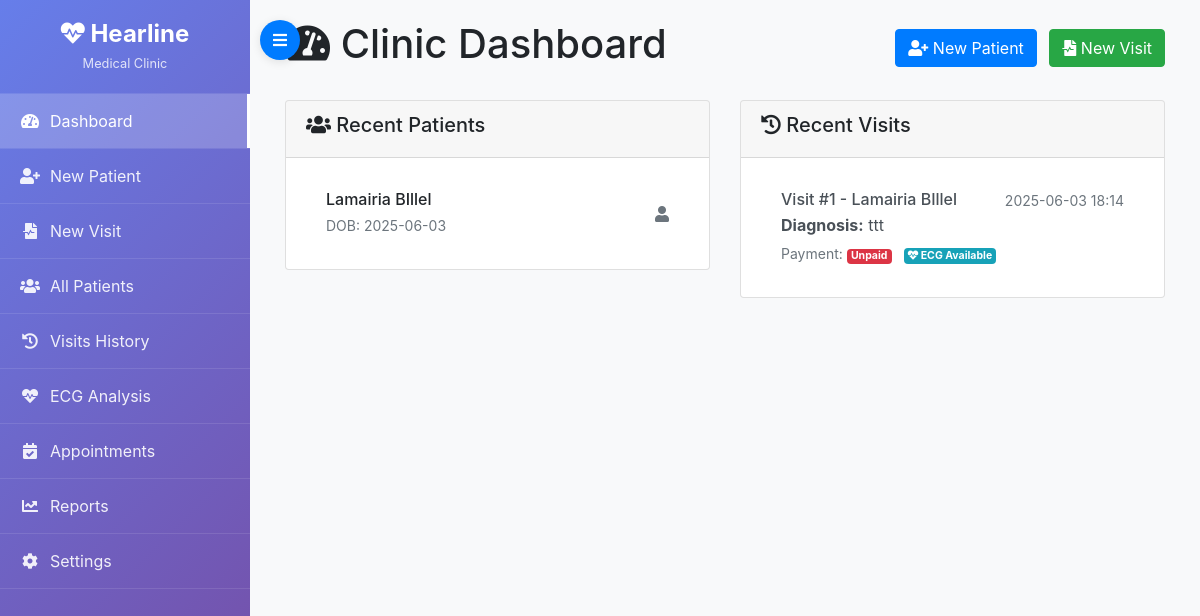
Before: / with the older database file.
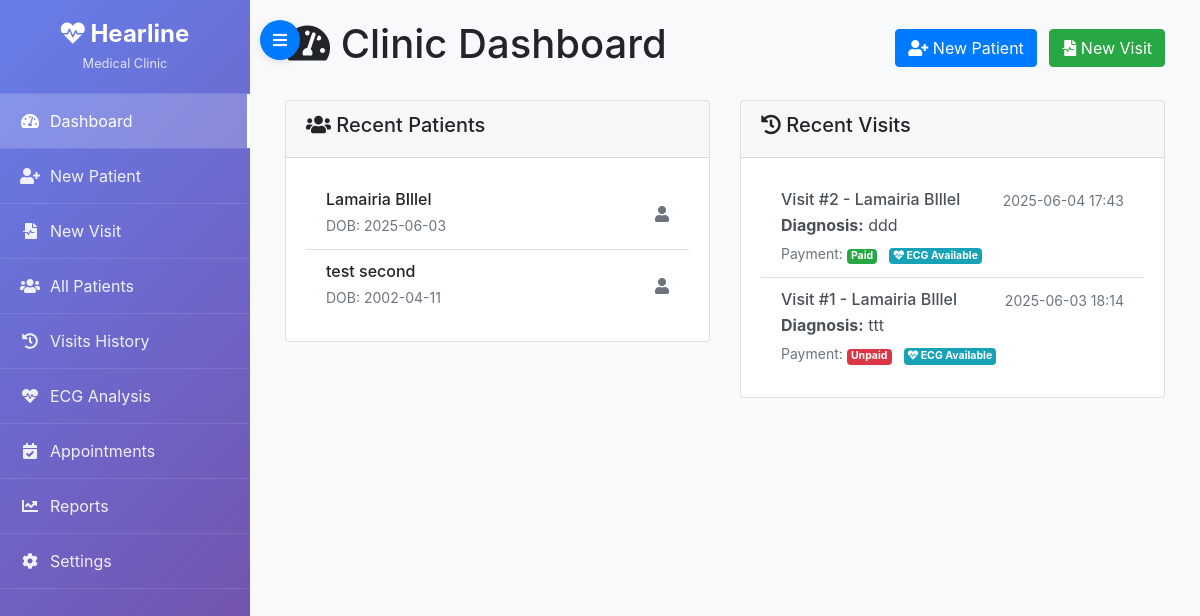
After: the same page with the newer database file.
### models.py (models this page shows)
class Patient(db.Model):
    __tablename__ = "patient"
    id               = db.Column(db.Integer, primary_key=True)
    first_name       = db.Column(db.String(50), nullable=False)
    last_name        = db.Column(db.String(50), nullable=False)
    date_of_birth    = db.Column(db.Date, nullable=False)
    gender           = db.Column(db.String(10), nullable=False)  # e.g. "Male"/"Female"/"Other"
    address          = db.Column(db.Text, nullable=True)
    phone            = db.Column(db.String(20), nullable=True)
    email            = db.Column(db.String(120), nullable=True, unique=True)
    medical_history  = db.Column(db.Text, nullable=True)
    created_at       = db.Column(db.DateTime, default=datetime.utcnow)
    updated_at       = db.Column(db.DateTime, default=datetime.utcnow, onupdate=datetime.utcnow)
    visits           = db.relationship("Visit", backref="patient", lazy="dynamic")
    waiting_list     = db.relationship("WaitingListEntry", backref="patient", lazy="dynamic")

class Visit(db.Model):
    __tablename__ = "visit"
    id               = db.Column(db.Integer, primary_key=True)
    appointment_id   = db.Column(db.Integer, db.ForeignKey("appointment.id"), nullable=True)
    patient_id       = db.Column(db.Integer, db.ForeignKey("patient.id"), nullable=False)
    doctor_id        = db.Column(db.Integer, db.ForeignKey("doctor.id"), nullable=True)
    visit_date       = db.Column(db.DateTime, nullable=False)
    diagnosis        = db.Column(db.Text, nullable=True)
    follow_up_date   = db.Column(db.DateTime, nullable=True)
    ecg_mat          = db.Column(db.String(256), nullable=True)   # Path to uploaded .mat
    ecg_hea          = db.Column(db.String(256), nullable=True)   # Path to uploaded .hea
    ecg_prediction   = db.Column(JSON, nullable=True)            # e.g. {"AF":0.12, ...}
    payment_total    = db.Column(db.Numeric(10, 2), default=0.00)
    payment_status   = db.Column(db.String(20), default="unpaid")  # "paid"/"partial"/"unpaid"
    payment_remaining= db.Column(db.Numeric(10, 2), default=0.00)
    created_at       = db.Column(db.DateTime, default=datetime.utcnow)
    updated_at       = db.Column(db.DateTime, default=datetime.utcnow, onupdate=datetime.utcnow)
    documents        = db.relationship("VisitDocument", backref="visit", lazy="dynamic")
    prescriptions    = db.relationship("Prescription", backref="visit", lazy="dynamic")

### app.py (the view)
@app.route("/")
def index():
    patients = Patient.query.order_by(Patient.last_name, Patient.first_name).all()
    visits = Visit.query.order_by(Visit.visit_date.desc()).limit(10).all()
    return render_template("index.html", patients=patients, visits=visits)

### templates/index.html (shortened to what this page needs)
{% extends "base.html" %}
{% block content %}
<div class="container-fluid">
  <div class="row">
    <div class="col-12">
      <div class="d-flex justify-content-between align-items-center mb-4">
        <h1><i class="fas fa-tachometer-alt"></i> Clinic Dashboard</h1>
        <div>
          <a href="{{ url_for('create_patient') }}" class="btn btn-primary">
            <i class="fas fa-user-plus"></i> New Patient
          </a>
          <a href="{{ url_for('create_visit') }}" class="btn btn-success ml-2">
            <i class="fas fa-file-medical-alt"></i> New Visit
          </a>
        </div>
      </div>
    </div>
  </div>  <div class="row">
    <div class="col-md-6">
      <div class="card">
        <div class="card-header">
          <h5><i class="fas fa-users"></i> Recent Patients</h5>
        </div>
        <div class="card-body">
          {% if patients %}
            <div class="list-group list-group-flush">
              {% for p in patients %}
                <div class="list-group-item d-flex justify-content-between align-items-center">
                  <div>
                    <h6 class="mb-1">{{ p.first_name }} {{ p.last_name }}</h6>
                    <small class="text-muted">DOB: {{ p.date_of_birth.strftime('%Y-%m-%d') }}</small>
                  </div>
                  <i class="fas fa-user text-muted"></i>
                </div>
              {% endfor %}
            </div>
          {% else %}
            <p class="text-muted mb-0">No patients yet.</p>
          {% endif %}
        </div>
      </div>
    </div>
    <div class="col-md-6">
      <div class="card">
        <div class="card-header">
          <h5><i class="fas fa-history"></i> Recent Visits</h5>
        </div>
        <div class="card-body">
          {% if visits %}
            <div class="list-group list-group-flush">
              {% for v in visits %}
                <a href="{{ url_for('visit_details', visit_id=v.id) }}" class="list-group-item list-group-item-action">
                  <div class="d-flex w-100 justify-content-between">
                    <h6 class="mb-1">Visit #{{ v.id }} - {{ v.patient.first_name }} {{ v.patient.last_name }}</h6>
                    <small class="text-muted">{{ v.visit_date.strftime('%Y-%m-%d %H:%M') }}</small>
                  </div>
                  <p class="mb-1">
                    {% if v.diagnosis %}
                      <strong>Diagnosis:</strong> {{ v.diagnosis[:100] }}{% if v.diagnosis|length > 100 %}...{% endif %}
                    {% else %}
                      <em>No diagnosis recorded</em>
                    {% endif %}
                  </p>
                  <small class="text-muted">
                    Payment:
                    <span class="badge {% if v.payment_status == 'paid' %}badge-success{% elif v.payment_status == 'partial' %}badge-warning{% else %}badge-danger{% endif %}">
                      {{ v.payment_status | capitalize }}
                    </span>
                    {% if v.ecg_mat and v.ecg_hea %}
                      <span class="badge badge-info ml-2"><i class="fas fa-heartbeat"></i> ECG Available</span>
                    {% endif %}
                  </small>
                </a>
              {% endfor %}
            </div>
          {% else %}
            <p class="text-muted mb-0">No visits yet.</p>
          {% endif %}
        </div>
      </div>
    </div>
  </div>
</div>
{% endblock %}

### templates/base.html (shortened to what this page needs)
<!DOCTYPE html>
<html lang="en">
<head>
  <link rel="stylesheet" href="https://cdn.jsdelivr.net/npm/bootstrap@4.6.2/dist/css/bootstrap.min.css">
  <link rel="stylesheet" href="https://cdnjs.cloudflare.com/ajax/libs/font-awesome/5.15.4/css/all.min.css">
</head>
<body>
  <nav class="sidebar" id="sidebar">
    <div class="sidebar-header">
      <h3><i class="fas fa-heartbeat"></i> <span class="nav-text">Hearline</span></h3>
      <div class="subtitle nav-text">Medical Clinic</div>
    </div>
    <ul class="sidebar-nav">
      <li class="nav-item">
        <a href="{{ url_for('index') }}" class="nav-link {% if request.endpoint == 'index' %}active{% endif %}">
          <i class="fas fa-tachometer-alt"></i>
          <span class="nav-text">Dashboard</span>
        </a>
      </li>
      <li class="nav-item">
        <a href="{{ url_for('create_patient') }}" class="nav-link {% if request.endpoint == 'create_patient' %}active{% endif %}">
          <i class="fas fa-user-plus"></i>
          <span class="nav-text">New Patient</span>
        </a>
      </li>
      <li class="nav-item">
        <a href="{{ url_for('create_visit') }}" class="nav-link {% if request.endpoint == 'create_visit' %}active{% endif %}">
          <i class="fas fa-file-medical-alt"></i>
          <span class="nav-text">New Visit</span>
        </a>
      </li>
      <li class="nav-item">
        <a href="#" class="nav-link" onclick="showComingSoon('Patients List')">
          <i class="fas fa-users"></i>
          <span class="nav-text">All Patients</span>
        </a>
      </li>
      <li class="nav-item">
        <a href="#" class="nav-link" onclick="showComingSoon('Visits History')">
          <i class="fas fa-history"></i>
          <span class="nav-text">Visits History</span>
        </a>
      </li>
      <li class="nav-item">
        <a href="#" class="nav-link" onclick="showComingSoon('ECG Analysis')">
          <i class="fas fa-heartbeat"></i>
          <span class="nav-text">ECG Analysis</span>
        </a>
      </li>
      <li class="nav-item">
        <a href="#" class="nav-link" onclick="showComingSoon('Appointments')">
          <i class="fas fa-calendar-check"></i>
          <span class="nav-text">Appointments</span>
        </a>
      </li>
      <li class="nav-item">
        <a href="#" class="nav-link" onclick="showComingSoon('Reports')">
          <i class="fas fa-chart-line"></i>
          <span class="nav-text">Reports</span>
        </a>
      </li>
      <li class="nav-item">
        <a href="#" class="nav-link" onclick="showComingSoon('Settings')">
          <i class="fas fa-cog"></i>
          <span class="nav-text">Settings</span>
        </a>
      </li>
    </ul>
  </nav>
  <button class="sidebar-toggle" id="sidebarToggle" onclick="toggleSidebar()">
    <i class="fas fa-bars"></i>
  </button>
  <div class="main-content" id="mainContent">
    <div class="content-wrapper">
      {% block content %}{% endblock %}
    </div>
  </div>
</body>
</html>

### templates/base.html (style rules this page uses)
.sidebar { position: fixed; top: 0; left: 0; height: 100vh; width: 250px; background: linear-gradient(135deg, #667eea 0%, #764ba2 100%); color: white; overflow-y: auto; transition: all 0.3s; z-index: 1000; }
.sidebar-header { padding: 20px; text-align: center; border-bottom: 1px solid rgba(255,255,255,0.1); }
.sidebar-header h3 { margin: 0; font-size: 1.5rem; font-weight: bold; }
.sidebar-header .subtitle { font-size: 0.8rem; opacity: 0.8; margin-top: 5px; }
.sidebar-nav { padding: 0; margin: 0; list-style: none; }
.sidebar-nav .nav-item { border-bottom: 1px solid rgba(255,255,255,0.1); }
.sidebar-nav .nav-link { display: flex; align-items: center; padding: 15px 20px; color: rgba(255,255,255,0.9); text-decoration: none; transition: all 0.3s; }
.sidebar-nav .nav-link.active { background-color: rgba(255,255,255,0.2); color: white; border-right: 3px solid white; }
.sidebar-nav .nav-link i { width: 20px; margin-right: 10px; text-align: center; }
.sidebar-nav .nav-text { transition: opacity 0.3s; }
.main-content { margin-left: 250px; transition: margin-left 0.3s; min-height: 100vh; background-color: #f8f9fa; }
.sidebar-toggle { position: fixed; top: 20px; left: 260px; z-index: 1001; background: #007bff; color: white; border: none; border-radius: 50%; width: 40px; height: 40px; display: flex; align-items: center; justify-content: center; transition: left 0.3s; box-shadow: 0 2px 10px rgba(0,0,0,0.1); }
.content-wrapper { padding: 20px; }

Changed rows visible on the page:
added Patient: first_name "test", last_name "second", date_of_birth "2002-04-11"
added Visit: id "2", patient.first_name "Lamairia", patient.last_name "BIllel", visit_date "2025-06-04 17:43", diagnosis "ddd", payment_status "Paid", shows "ECG Available"
